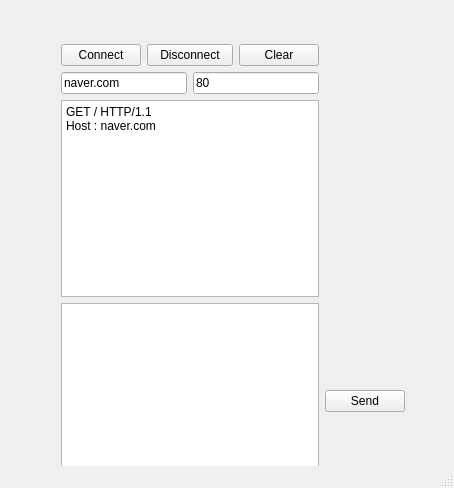
<?xml version="1.0" encoding="UTF-8"?>
<ui version="4.0">
 <class>MainWindow</class>
 <widget class="QMainWindow" name="MainWindow">
  <property name="geometry">
   <rect>
    <x>0</x>
    <y>0</y>
    <width>454</width>
    <height>488</height>
   </rect>
  </property>
  <property name="windowTitle">
   <string>MainWindow</string>
  </property>
  <widget class="QWidget" name="centralwidget">
   <widget class="QWidget" name="">
    <property name="geometry">
     <rect>
      <x>61</x>
      <y>44</y>
      <width>344</width>
      <height>456</height>
     </rect>
    </property>
    <layout class="QGridLayout" name="gridLayout">
     <item row="0" column="0">
      <widget class="QPushButton" name="pbConnect">
       <property name="text">
        <string>Connect</string>
       </property>
      </widget>
     </item>
     <item row="0" column="1" colspan="2">
      <widget class="QPushButton" name="pbDisconnect">
       <property name="text">
        <string>Disconnect</string>
       </property>
      </widget>
     </item>
     <item row="0" column="3">
      <widget class="QPushButton" name="pbClear">
       <property name="text">
        <string>Clear</string>
       </property>
      </widget>
     </item>
     <item row="1" column="0" colspan="2">
      <widget class="QLineEdit" name="leHost">
       <property name="text">
        <string>naver.com</string>
       </property>
      </widget>
     </item>
     <item row="1" column="2" colspan="2">
      <widget class="QLineEdit" name="lePort">
       <property name="text">
        <string>80</string>
       </property>
      </widget>
     </item>
     <item row="2" column="0" colspan="4">
      <widget class="QPlainTextEdit" name="pteSend">
       <property name="plainText">
        <string>GET / HTTP/1.1
Host : naver.com 

</string>
       </property>
      </widget>
     </item>
     <item row="3" column="0" colspan="4">
      <widget class="QPlainTextEdit" name="pteMessage"/>
     </item>
     <item row="3" column="4">
      <widget class="QPushButton" name="pbSend">
       <property name="text">
        <string>Send</string>
       </property>
      </widget>
     </item>
    </layout>
   </widget>
  </widget>
  <widget class="QMenuBar" name="menubar">
   <property name="geometry">
    <rect>
     <x>0</x>
     <y>0</y>
     <width>454</width>
     <height>23</height>
    </rect>
   </property>
  </widget>
  <widget class="QStatusBar" name="statusbar"/>
 </widget>
 <resources/>
 <connections/>
</ui>
